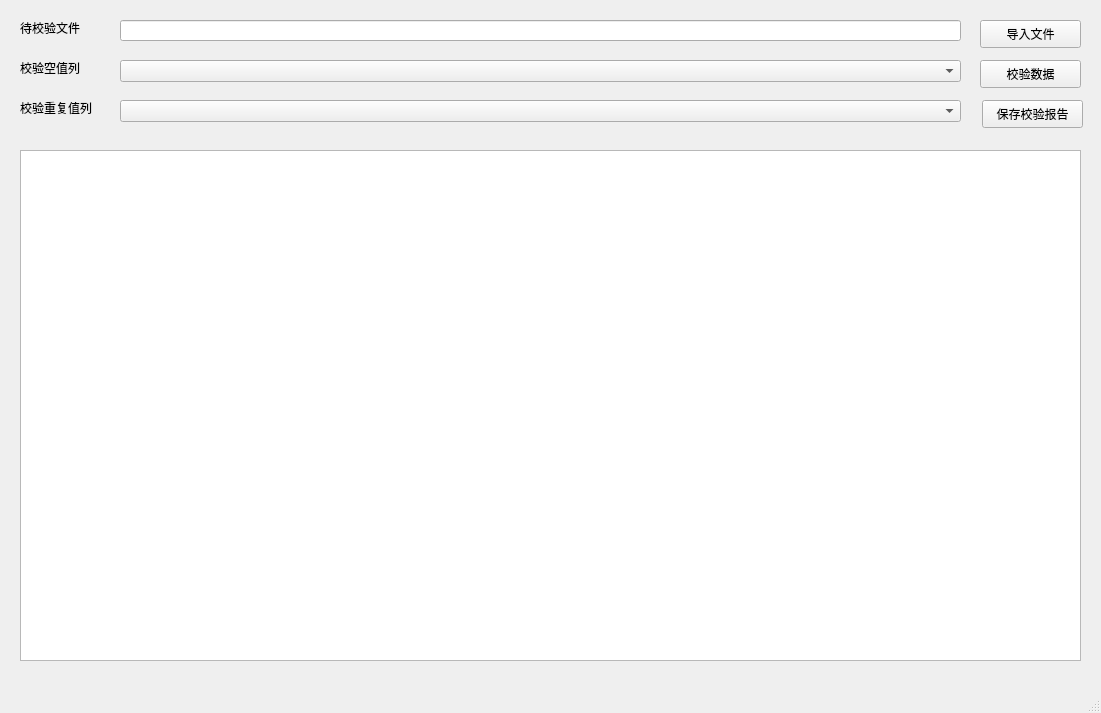
<?xml version="1.0" encoding="UTF-8"?>
<ui version="4.0">
 <class>MainWindow</class>
 <widget class="QMainWindow" name="MainWindow">
  <property name="geometry">
   <rect>
    <x>0</x>
    <y>0</y>
    <width>1101</width>
    <height>713</height>
   </rect>
  </property>
  <property name="minimumSize">
   <size>
    <width>0</width>
    <height>0</height>
   </size>
  </property>
  <property name="windowTitle">
   <string>MainWindow</string>
  </property>
  <widget class="QWidget" name="centralwidget">
   <widget class="QPushButton" name="pushButton_check">
    <property name="geometry">
     <rect>
      <x>980</x>
      <y>60</y>
      <width>101</width>
      <height>28</height>
     </rect>
    </property>
    <property name="text">
     <string>校验数据</string>
    </property>
   </widget>
   <widget class="QLineEdit" name="lineEdit_impt">
    <property name="geometry">
     <rect>
      <x>120</x>
      <y>20</y>
      <width>841</width>
      <height>21</height>
     </rect>
    </property>
   </widget>
   <widget class="QPushButton" name="pushButton_impt">
    <property name="geometry">
     <rect>
      <x>980</x>
      <y>20</y>
      <width>101</width>
      <height>28</height>
     </rect>
    </property>
    <property name="text">
     <string>导入文件</string>
    </property>
   </widget>
   <widget class="QTextEdit" name="textEdit_report">
    <property name="geometry">
     <rect>
      <x>20</x>
      <y>150</y>
      <width>1061</width>
      <height>511</height>
     </rect>
    </property>
   </widget>
   <widget class="QLabel" name="label_1">
    <property name="geometry">
     <rect>
      <x>20</x>
      <y>60</y>
      <width>101</width>
      <height>16</height>
     </rect>
    </property>
    <property name="text">
     <string>校验空值列</string>
    </property>
   </widget>
   <widget class="QLabel" name="label_2">
    <property name="geometry">
     <rect>
      <x>20</x>
      <y>100</y>
      <width>101</width>
      <height>16</height>
     </rect>
    </property>
    <property name="text">
     <string>校验重复值列</string>
    </property>
   </widget>
   <widget class="QLabel" name="label">
    <property name="geometry">
     <rect>
      <x>20</x>
      <y>20</y>
      <width>91</width>
      <height>16</height>
     </rect>
    </property>
    <property name="text">
     <string>待校验文件</string>
    </property>
   </widget>
   <widget class="QPushButton" name="pushButton_expt">
    <property name="geometry">
     <rect>
      <x>982</x>
      <y>100</y>
      <width>101</width>
      <height>28</height>
     </rect>
    </property>
    <property name="text">
     <string>保存校验报告</string>
    </property>
   </widget>
   <widget class="QComboBox" name="comboBox_empty">
    <property name="geometry">
     <rect>
      <x>120</x>
      <y>60</y>
      <width>841</width>
      <height>22</height>
     </rect>
    </property>
   </widget>
   <widget class="QComboBox" name="comboBox_repeat">
    <property name="geometry">
     <rect>
      <x>120</x>
      <y>100</y>
      <width>841</width>
      <height>22</height>
     </rect>
    </property>
   </widget>
  </widget>
  <widget class="QMenuBar" name="menubar">
   <property name="geometry">
    <rect>
     <x>0</x>
     <y>0</y>
     <width>1101</width>
     <height>26</height>
    </rect>
   </property>
  </widget>
  <widget class="QStatusBar" name="statusbar"/>
 </widget>
 <resources/>
 <connections/>
</ui>
